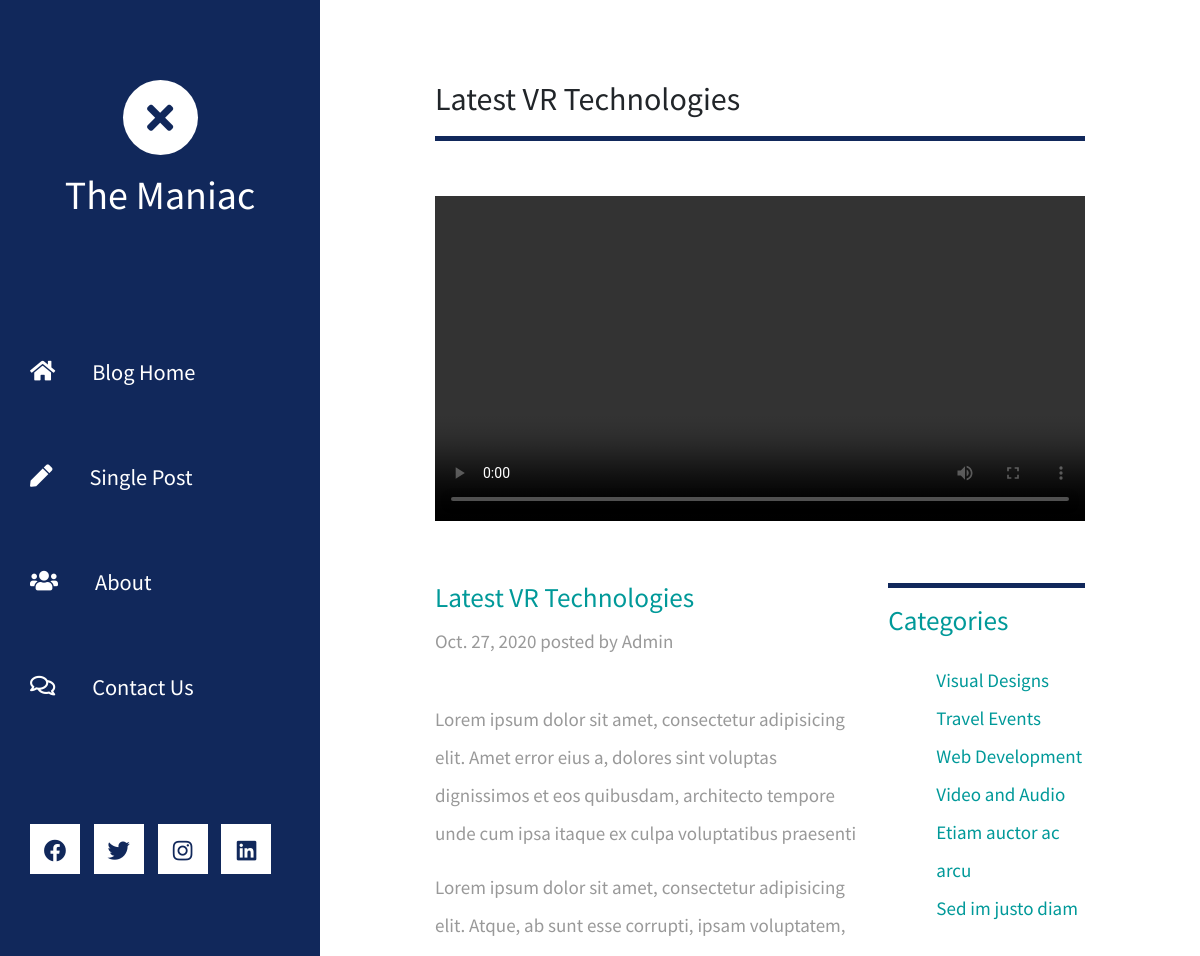
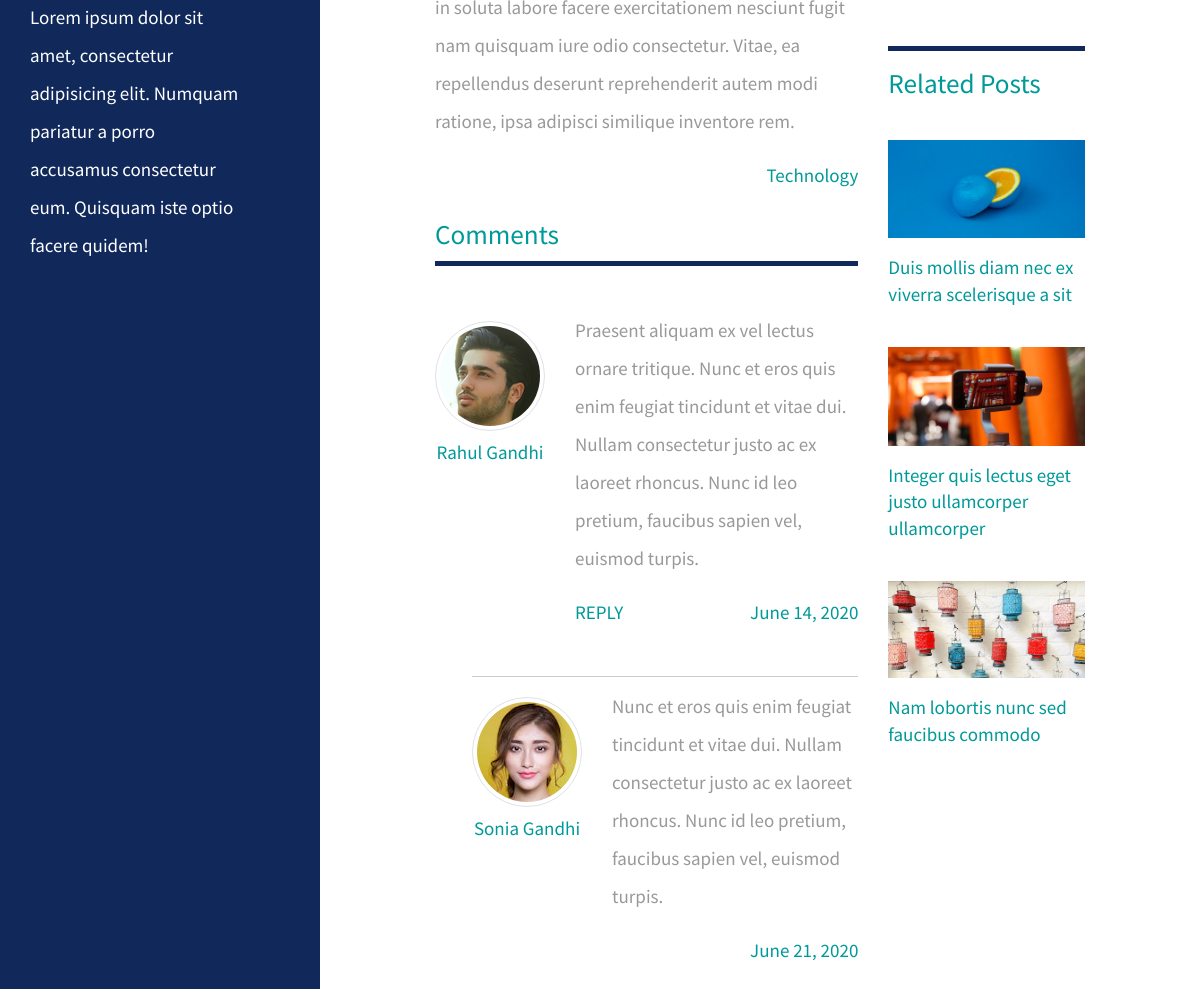
The app's page /post/4/ with its own data (2 pictures, top to bottom).
### blog/models.py (models this page shows)
class Post(models.Model):
    title = models.CharField(max_length=50)
    description = models.CharField(max_length=200)
    image = models.ImageField(upload_to='photos/')
    tags = models.CharField(max_length=20)
    date = models.DateField(default=timezone.now)

### blog/views.py (the view)
# urls.py: path('post/<int:id>/', views.post_detail, name='post-detail'),
def post_detail(request, id):
    post = Post.objects.get(id=id)
    post_list = Post.objects.all()
    context = {
        'post': post,
        'post_list': post_list
    }
    return render(request, 'blog/post-detail.html', context)

### blog/templates/blog/post-detail.html (shortened to what this page needs)
{% extends 'blog/base.html' %}
{% load static %}
{% block content %}
<div class="container-fluid">
        <main class="tm-main">
            <h2>{{post.title}}</h2>
            <div class="row tm-row">
                <div class="col-12">
                    <hr class="tm-hr-primary tm-mb-55">
                    <video width="954" height="535" controls class="tm-mb-40">
                        <source src="{% static 'video/wheat-field.mp4' %}" type="video/mp4">
                    </video>
                </div>
            </div>
            <div class="row tm-row">
                <div class="col-lg-8 tm-post-col">
                    <div class="tm-post-full">
                        <div class="mb-4">
                            <h2 class="pt-2 tm-color-primary tm-post-title">{{post.title}}</h2>
                            <p class="tm-mb-40">{{post.date}} posted by Admin</p>
                            <p>
                                {{post.description}}
                            <p>
                                Lorem ipsum dolor sit amet, consectetur adipisicing elit. Atque, ab sunt esse corrupti, ipsam voluptatem, in soluta labore facere exercitationem nesciunt fugit nam quisquam iure odio consectetur. Vitae, ea repellendus deserunt reprehenderit autem modi ratione, ipsa adipisci similique inventore rem.
                            </p>
                            <span class="d-block text-right tm-color-primary">{{post.tags}}</span>
                        </div>
                        <div>
                            <h2 class="tm-color-primary tm-post-title">Comments</h2>
                            <hr class="tm-hr-primary tm-mb-45">
                            <div class="tm-comment tm-mb-45">
                                <figure class="tm-comment-figure">
                                    <img src="{% static 'img/comment-1.jpg' %}" alt="Image" class="mb-2 rounded-circle img-thumbnail">
                                    <figcaption class="tm-color-primary text-center">Rahul Gandhi</figcaption>
                                </figure>
                                <div>
                                    <p>
                                        Praesent aliquam ex vel lectus ornare tritique. Nunc et eros
                                        quis enim feugiat tincidunt et vitae dui. Nullam consectetur
                                        justo ac ex laoreet rhoncus. Nunc id leo pretium, faucibus
                                        sapien vel, euismod turpis.
                                    </p>
                                    <div class="d-flex justify-content-between">
                                        <a href="#" class="tm-color-primary">REPLY</a>
                                        <span class="tm-color-primary">June 14, 2020</span>
                                    </div>
                                </div>
                            </div>
                            <div class="tm-comment-reply tm-mb-45">
                                <hr>
                                <div class="tm-comment">
                                    <figure class="tm-comment-figure">
                                        <img src="{% static 'img/comment-2.jpg' %}" alt="Image" class="mb-2 rounded-circle img-thumbnail">
                                        <figcaption class="tm-color-primary text-center">Sonia Gandhi</figcaption>
                                    </figure>
                                    <p>
                                        Nunc et eros quis enim feugiat tincidunt et vitae dui.
                                        Nullam consectetur justo ac ex laoreet rhoncus. Nunc
                                        id leo pretium, faucibus sapien vel, euismod turpis.
                                    </p>
                                </div>
                                <span class="d-block text-right tm-color-primary">June 21, 2020</span>
                            </div>
                        </div>
                    </div>
                </div>
                <aside class="col-lg-4 tm-aside-col">
                    <div class="tm-post-sidebar">
                        <hr class="mb-3 tm-hr-primary">
                        <h2 class="mb-4 tm-post-title tm-color-primary">Categories</h2>
                        <ul class="tm-mb-75 pl-5 tm-category-list">
                            <li><a href="#" class="tm-color-primary">Visual Designs</a></li>
                            <li><a href="#" class="tm-color-primary">Travel Events</a></li>
                            <li><a href="#" class="tm-color-primary">Web Development</a></li>
                            <li><a href="#" class="tm-color-primary">Video and Audio</a></li>
                            <li><a href="#" class="tm-color-primary">Etiam auctor ac arcu</a></li>
                            <li><a href="#" class="tm-color-primary">Sed im justo diam</a></li>
                        </ul>
                        <hr class="mb-3 tm-hr-primary">
                        <h2 class="tm-mb-40 tm-post-title tm-color-primary">Related Posts</h2>
                        <a href="#" class="d-block tm-mb-40">
                            <figure>
                                <img src="{% static 'img/img-02.jpg' %}" alt="Image" class="mb-3 img-fluid">
                                <figcaption class="tm-color-primary">Duis mollis diam nec ex viverra scelerisque a sit</figcaption>
                            </figure>
                        </a>
                        <a href="#" class="d-block tm-mb-40">
                            <figure>
                                <img src="{% static 'img/img-05.jpg' %}" alt="Image" class="mb-3 img-fluid">
                                <figcaption class="tm-color-primary">Integer quis lectus eget justo ullamcorper ullamcorper</figcaption>
                            </figure>
                        </a>
                        <a href="#" class="d-block tm-mb-40">
                            <figure>
                                <img src="{% static 'img/img-06.jpg' %}" alt="Image" class="mb-3 img-fluid">
                                <figcaption class="tm-color-primary">Nam lobortis nunc sed faucibus commodo</figcaption>
                            </figure>
                        </a>
                    </div>
                </aside>
            </div>
        </main>
    </div>
    {% endblock content %}

### blog/static/css/templatemo-xtra-blog.css (style rules this page uses)
html { overflow-x: hidden; }
body { margin: 0; padding: 0; font-family: "Source Sans Pro", sans-serif; font-size: 19px; line-height: 2em; overflow-x: hidden; }
p, span { color: #999; }
hr { border-top-color: #ccc; margin-top: 10px; margin-bottom: 10px; }
.tm-main { margin-left: 400px; padding: 80px 100px 25px; }
.tm-row { max-width: 980px; justify-content: space-between; }
ul { margin: 0; padding: 0; }
.tm-post-title { font-size: 1.7rem; transition: all 0.3s ease; }
hr.tm-hr-primary { border-top: 5px solid #11285B; }
video { width: 100%; height: auto; }
.tm-comment { display: flex; align-items: flex-start; }
.tm-comment-figure { margin-top: 10px; margin-right: 30px; }
.tm-comment-reply { padding-left: 37px; }
.tm-category-list { list-style-type: none; }
figure { margin: 0; }
figcaption { line-height: 1.4; }
.tm-post-full { max-width: 600px; }
.tm-post-sidebar { max-width: 280px; margin-left: auto; margin-right: 0; }
.tm-mb-40 { margin-bottom: 40px; }
.tm-mb-45 { margin-bottom: 45px; }
.tm-mb-55 { margin-bottom: 55px; }
.tm-mb-75 { margin-bottom: 75px; }
.tm-color-primary, span.tm-color-primary { color: #099; }
.img-thumbnail { max-width: none; }
@media (max-width: 1540px) { .tm-main { margin-left: 320px; width: calc(100% - 320px); } }

### records on screen
Post: title "Latest VR Technologies", date "Oct. 27, 2020", description "Lorem ipsum dolor sit amet, consectetur adipisicing elit. Amet error eius a, dolores sint voluptas dignissimos et eos quibusdam, architecto tempore unde cum ipsa itaque ex culpa voluptatibus praesenti", tags "Technology"
